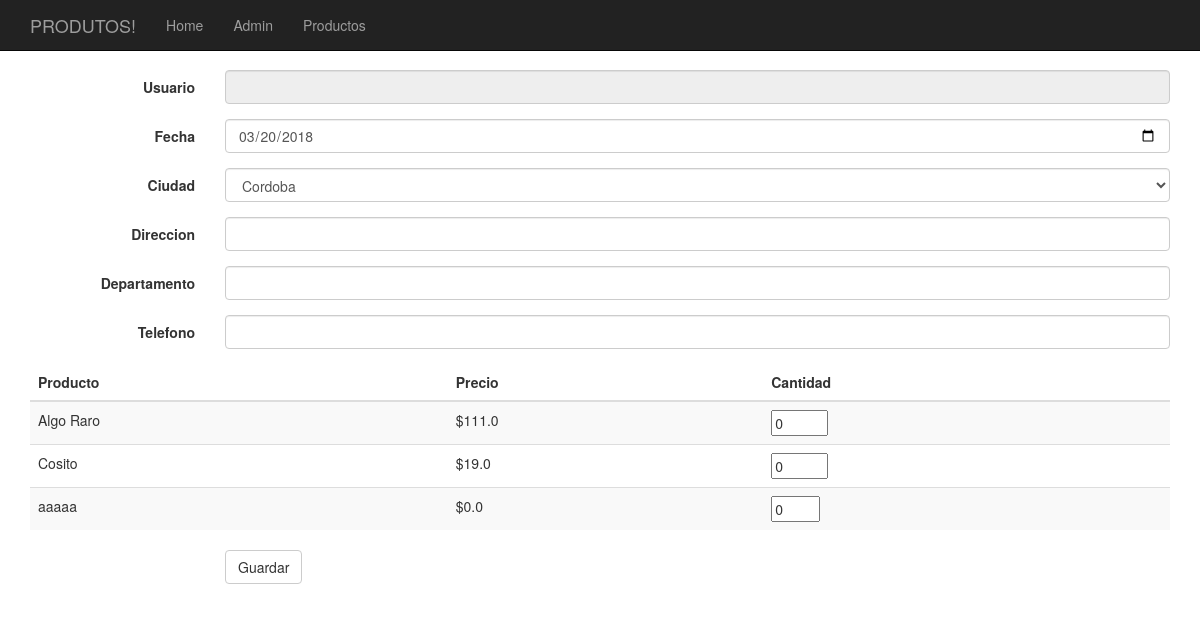
/productos/, run on an earlier commit of the app's database.
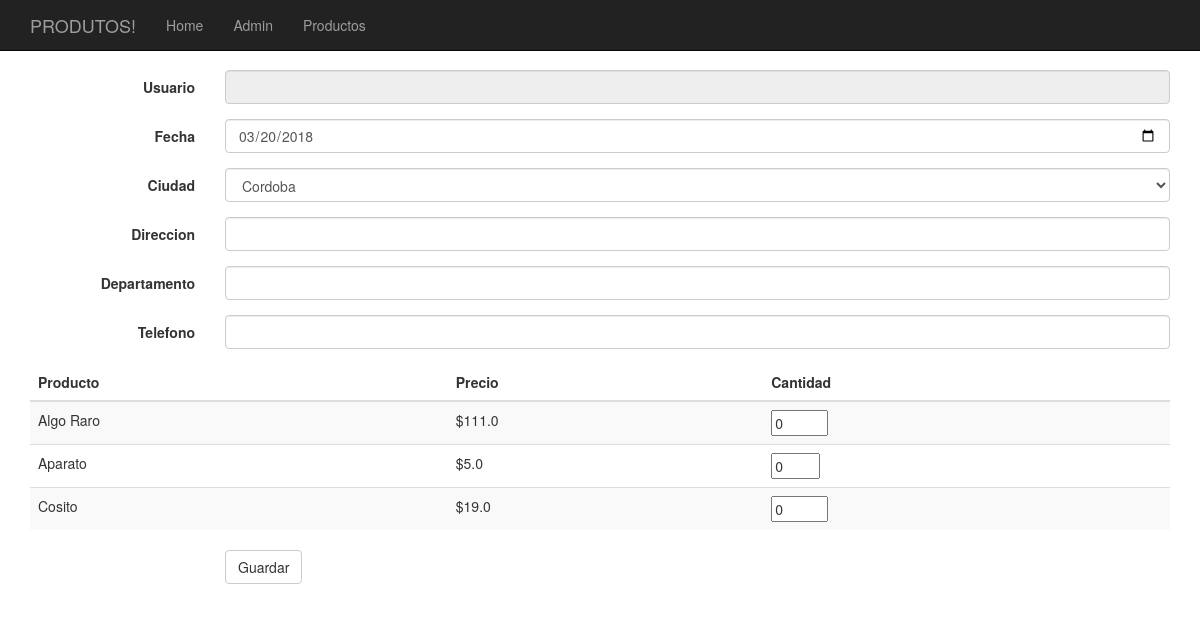
And on a later commit of the database.
### productos/models.py (models this page shows, shortened)
class Producto(models.Model):
    MATERIALES = (
        ('Pl', 'Plastico'),
        ('Ma', 'Madera'),
        ('Cr', 'Cristal'),
        ('Cu', 'Cuero'),
    )
    COLORES = (
        ('N', 'Negro'),
        ('B', 'Blanco'),
        ('R', 'Rojo'),
        ('V', 'Verde'),
        ('A', 'Azul'),
    )
    producto_id 	= models.AutoField(primary_key=True)
    categoria_id 	= models.ForeignKey(Categoria, on_delete=models.CASCADE)
    nombre 			= models.CharField(max_length=30)
    descripcion 	= models.CharField(max_length=100)
    precio	 		= models.FloatField(default=0)
    stock			= models.IntegerField(default=0)
    material		= models.CharField(max_length=2, choices=MATERIALES)
    color 			= models.CharField(max_length=1, choices=COLORES)
    largo			= models.IntegerField(default=0)
    ancho 			= models.IntegerField(default=0)
    alto 			= models.IntegerField(default=0)

### productos/views.py (the view)
# urls.py: path('', views.index, name='index'),
def index(request):
	if request.POST:
		user = request.user
		date = request.POST.get("date", "")
		city = request.POST.get("city", "")
		addr = request.POST.get("addr", "")
		apt = request.POST.get("apt", "")
		tel = request.POST.get("tel", "")
		compra = Compra(usuario_id=user, fecha=date, ciudad=city, direccion=addr, departamento=apt, telefono=tel)
		compra.save()
		prods = json.loads(request.POST.get("productos", ""))
		for p_id, p_cant in prods.items():
			prod = Producto.objects.get(producto_id=p_id)
			compraDet = DetalleCompra(producto_id=prod, compra_id=compra, cantidad=p_cant, subtotal=(float(prod.precio) * float(p_cant)))
			compraDet.save()
		context 	= {'compra': compra, 'prods': prods}
		return render(request, 'productos/abc.html', context)
	else:
		usuario 	= request.user
		productos 	= Producto.objects.order_by('nombre')
		ciudades 	= Compra.CIUDADES
		context 	= {'productos': productos, 'ciudades': ciudades}
		return render(request, 'productos/abc.html', context)

### productos/templates/productos/abc.html (shortened to what this page needs)
<!DOCTYPE html>
<html lang="en">
  <head>
	<link rel="stylesheet" href="https://maxcdn.bootstrapcdn.com/bootstrap/3.3.7/css/bootstrap.min.css">
  </head>
  <body>
<nav class="navbar navbar-inverse navbar-fixed-top">
      <div class="container">
        <div class="navbar-header">
          <a class="navbar-brand" href="#">PRODUTOS!</a>
        </div>
        <div id="navbar" class="collapse navbar-collapse">
          <ul class="nav navbar-nav">
            <li><a href="../">Home</a></li>
            <li><a href="../admin">Admin</a></li>
            <li><a href=".">Productos</a></li>
          </ul>
        </div>
      </div>
    </nav>
    <div class="container">
<br>
{% if compra %}
<div class="alert alert-success" role="alert">Compra #{{ compra.compra_id }} {{ prods }} guardada!!!! <a href=".">Continuar...</a></div>
{% else %}
<form class="form-horizontal" method="post">{% csrf_token %}
  <div class="form-group">
    <label for="user" class="col-sm-2 control-label">Usuario</label>
    <div class="col-sm-10">
      <input type="text" class="form-control" id="user" name="user" value="{{request.user.username }}" disabled>
    </div>
  </div>
  <div class="form-group">
    <label for="date" class="col-sm-2 control-label">Fecha</label>
    <div class="col-sm-10">
      <input type="date" class="form-control" id="date" name="date" value="{% now "Y-m-d" %}">
    </div>
  </div>
  <div class="form-group">
    <label for="city" class="col-sm-2 control-label">Ciudad</label>
    <div class="col-sm-10">
      <select class="form-control" id="city" name="city">
        {% for id, value in ciudades %}
            <option value="{{ id }}">{{ value }}</option>
        {% endfor %}
      </select>
    </div>
  </div>
  <div class="form-group">
    <label for="addr" class="col-sm-2 control-label">Direccion</label>
    <div class="col-sm-10">
      <input type="text" class="form-control" id="addr" name="addr" placeholder="">
    </div>
  </div>
  <div class="form-group">
    <label for="apt" class="col-sm-2 control-label">Departamento</label>
    <div class="col-sm-10">
      <input type="text" class="form-control" id="apt" name="apt" placeholder="">
    </div>
  </div>
  <div class="form-group">
    <label for="tel" class="col-sm-2 control-label">Telefono</label>
    <div class="col-sm-10">
      <input type="text" class="form-control" id="tel" name="tel" placeholder="">
    </div>
  </div>
{% if productos %}
    <table class="table table-striped">
      <thead><th>Producto</th><th>Precio</th><th>Cantidad</th></thead>
    {% for producto in productos %}
        <tr><td>{{ producto.nombre }}</td><td>${{ producto.precio }}</td><td><input class="prod_cant" type="number" id="cant[{{ producto.producto_id }}]" name="cant[{{ producto.producto_id }}]" min="0" max="{{ producto.stock }}" value="0"></td></tr>
    {% endfor %}
    </table>
{% else %}
    <p>No hay productos disponibles.</p>
{% endif %}
  <div class="form-group">
    <div class="col-sm-offset-2 col-sm-10">
      <button type="submit" class="btn btn-default">Guardar</button>
    </div>
  </div>
</form>
{% endif %}
    </div>
  </body>
</html>

### productos/templates/productos/abc.html (style rules this page uses)
body { padding-top: 50px; }

What changed in the data, as far as the page shows it:
changed Producto: nombre "aaaaa" → "Aparato"; precio "0.0" → "5.0"; moves up the list
